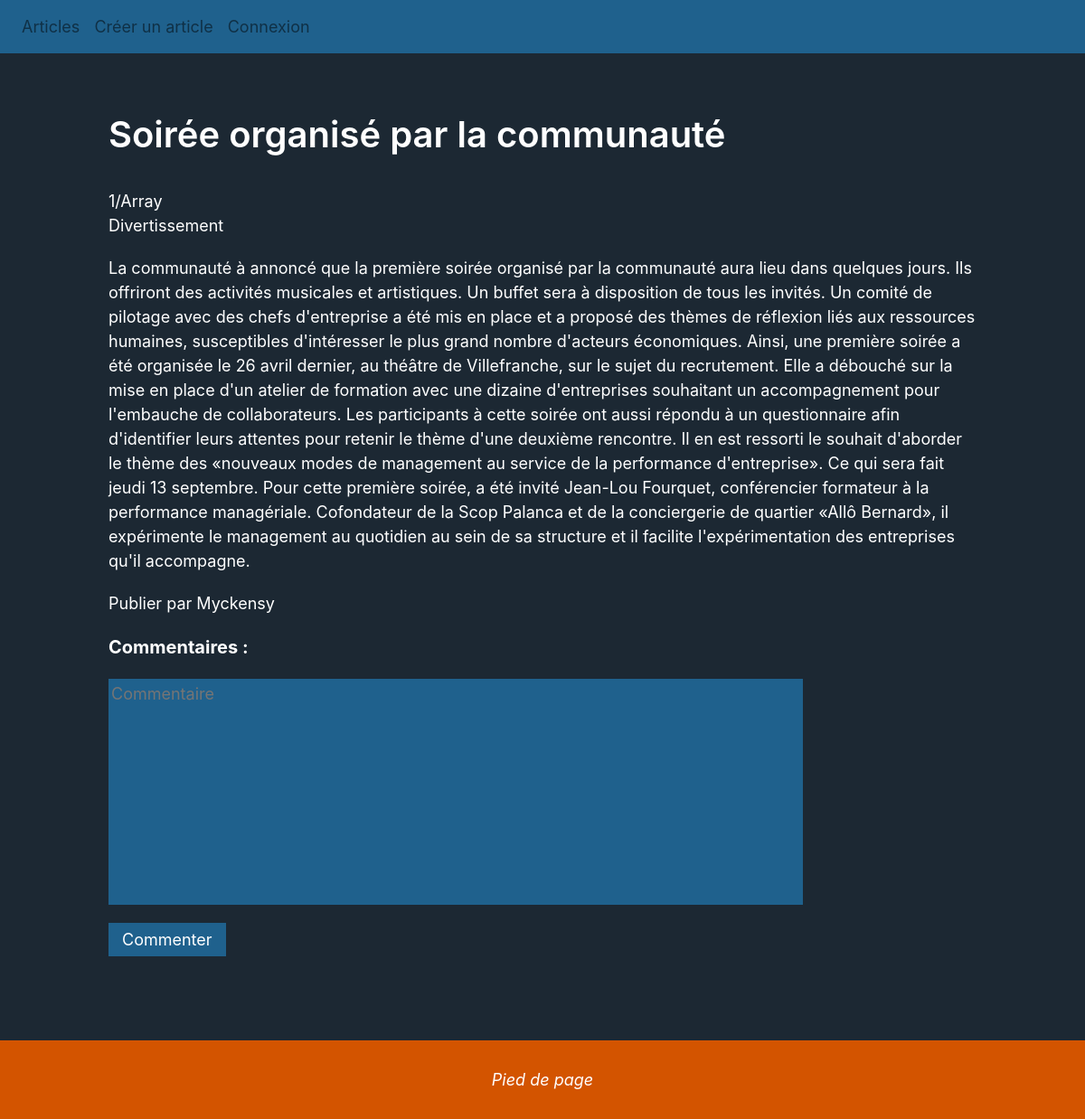
Screenshot of /posts?ac=display&id=2 with the database file from the repository.
### tables this page shows
CREATE TABLE `posts` (
  `id` int(11) NOT NULL,
  `imagePath` varchar(255) DEFAULT NULL,
  `title` varchar(255) NOT NULL,
  `content` text NOT NULL,
  `idCategory` int(11) DEFAULT NULL,
  `idUser` int(11) DEFAULT NULL
);

CREATE TABLE `categories` (
  `id` int(11) NOT NULL,
  `name` varchar(255) NOT NULL
);

CREATE TABLE `users` (
  `id` int(11) NOT NULL,
  `username` varchar(255) NOT NULL,
  `password` varchar(255) NOT NULL
);

### Model/function.php (called while the page is built, shortened)
<?php
function connectPdo(){
    try{
        $pdo = new PDO ('mysql:host='.HOST.';dbname='.DBNAME, USER , PW , array(PDO::MYSQL_ATTR_INIT_COMMAND => 'SET NAMES utf8'));
        return $pdo ;
    }
    catch(PDOExeption $e)
    {
        echo "problème de connexion". $e->getMessage();
        return fasle ;
    }
}
function getPostById($id){
    $pdo = connectPdo();
    try {
        $db = $pdo->prepare(" SELECT posts.id, posts.imagePath, posts.title, posts.content, idCategory,
        categories.name as categoryname, idUser, users.username as username
        from posts LEFT JOIN categories on posts.idCategory = categories.id
        LEFT JOIN users on idUser = users.id WHERE posts.id = :id");
        $db->execute([':id'=>$id]);
        $post = $db->fetch(PDO::FETCH_OBJ);
        return $post;
    }catch (PDOException $e){
        echo "Erreur de connection users". $e->getMessage();
    }
}

### View/post.php (the view, shortened to what this page needs)
        ?><a href= <?php echo "/posts?ac=display&id=$post->id";?> class='p-link'>Lire</a><?php
if (isset($postv)){
    echo "<div class='v-posts'>";
    echo "<div class='v-title'>$postv->title</div>";
    echo "<div class='v-img'>$postv->imagePath</div>";
    echo "<div class='v-category'>$postv->categoryname</div>";
    echo "<div class='v-content'>$postv->content</div>";
    echo "<div class='v-username'>Publier par $postv->username</div>";
        ?><a href=<?php echo "/posts?ac=setpost&id=$postv->id";?> class='p-link'>Modifier l'article</a><?php
    echo "</div>";
    ?>
    <div class="comments">
        <div class="P-title">Commentaires :</div>
    </div>
    <form action="/posts?ac=addcomment" id="form-addcomment" method="post" >
        <textarea class="c-content" name="content" required placeholder="Commentaire"></textarea>
        <input class="i-sub c-sub" type="submit" value="Commenter">
    </form>
    <?php
}

### asset/css/style.css (style rules this page uses)
html { min-height: 100%; }
body { background-color:#1C2833;color :white;margin: 0; font-size:18px;position: relative; padding-bottom: 160px }
.p-title { font-weight: 700; font-size: 20px; margin-bottom: 20px; }
form { width: 80%; display: block; margin: auto; }
input, textarea { margin-bottom: 20px; }
textarea { resize: none; height: 250px; }
.i-sub { border: none; display: block;background-color:#1F618D; color: white; cursor: pointer; padding: 5px; padding-right: 15px;padding-left: 15px;margin-top: 10px; }
.v-posts { width: 80%; margin: auto; margin-top: 60px; margin-bottom: 15px; }
.v-title { font-weight: 600; font-size: 40px; margin-bottom:30px; }
.v-content, .v-username, .v-category { margin-bottom: 20px; }
.c-content { width: 80%;display: block; background-color: #1F618D; color: white;border: solid #1F618D 1px; }
.comments { width: 80%; display: block; margin: auto; }

### rows the page displays
posts: title "Soirée organisé par la communauté", imagePath "1/Array", idCategory.name "Divertissement", content "La communauté à annoncé que la première soirée organisé par la communauté aura lieu dans quelques jours. Ils offriront des activités musicales et artistiques. Un buffet sera à disposition de tous les invités. Un comité de pilotage avec des chefs d'entreprise a été mis en place et a proposé des thèmes de réflexion liés aux ressources humaines, susceptibles d'intéresser le plus grand nombre d'acteurs économiques. Ainsi, une première soirée a été organisée le 26 avril dernier, au théâtre de Villefranche, sur le sujet du recrutement. Elle a débouché sur la mise en place d'un atelier de formation avec une dizaine d'entreprises souhaitant un accompagnement pour l'embauche de collaborateurs. Les…", idUser.username "Myckensy"
